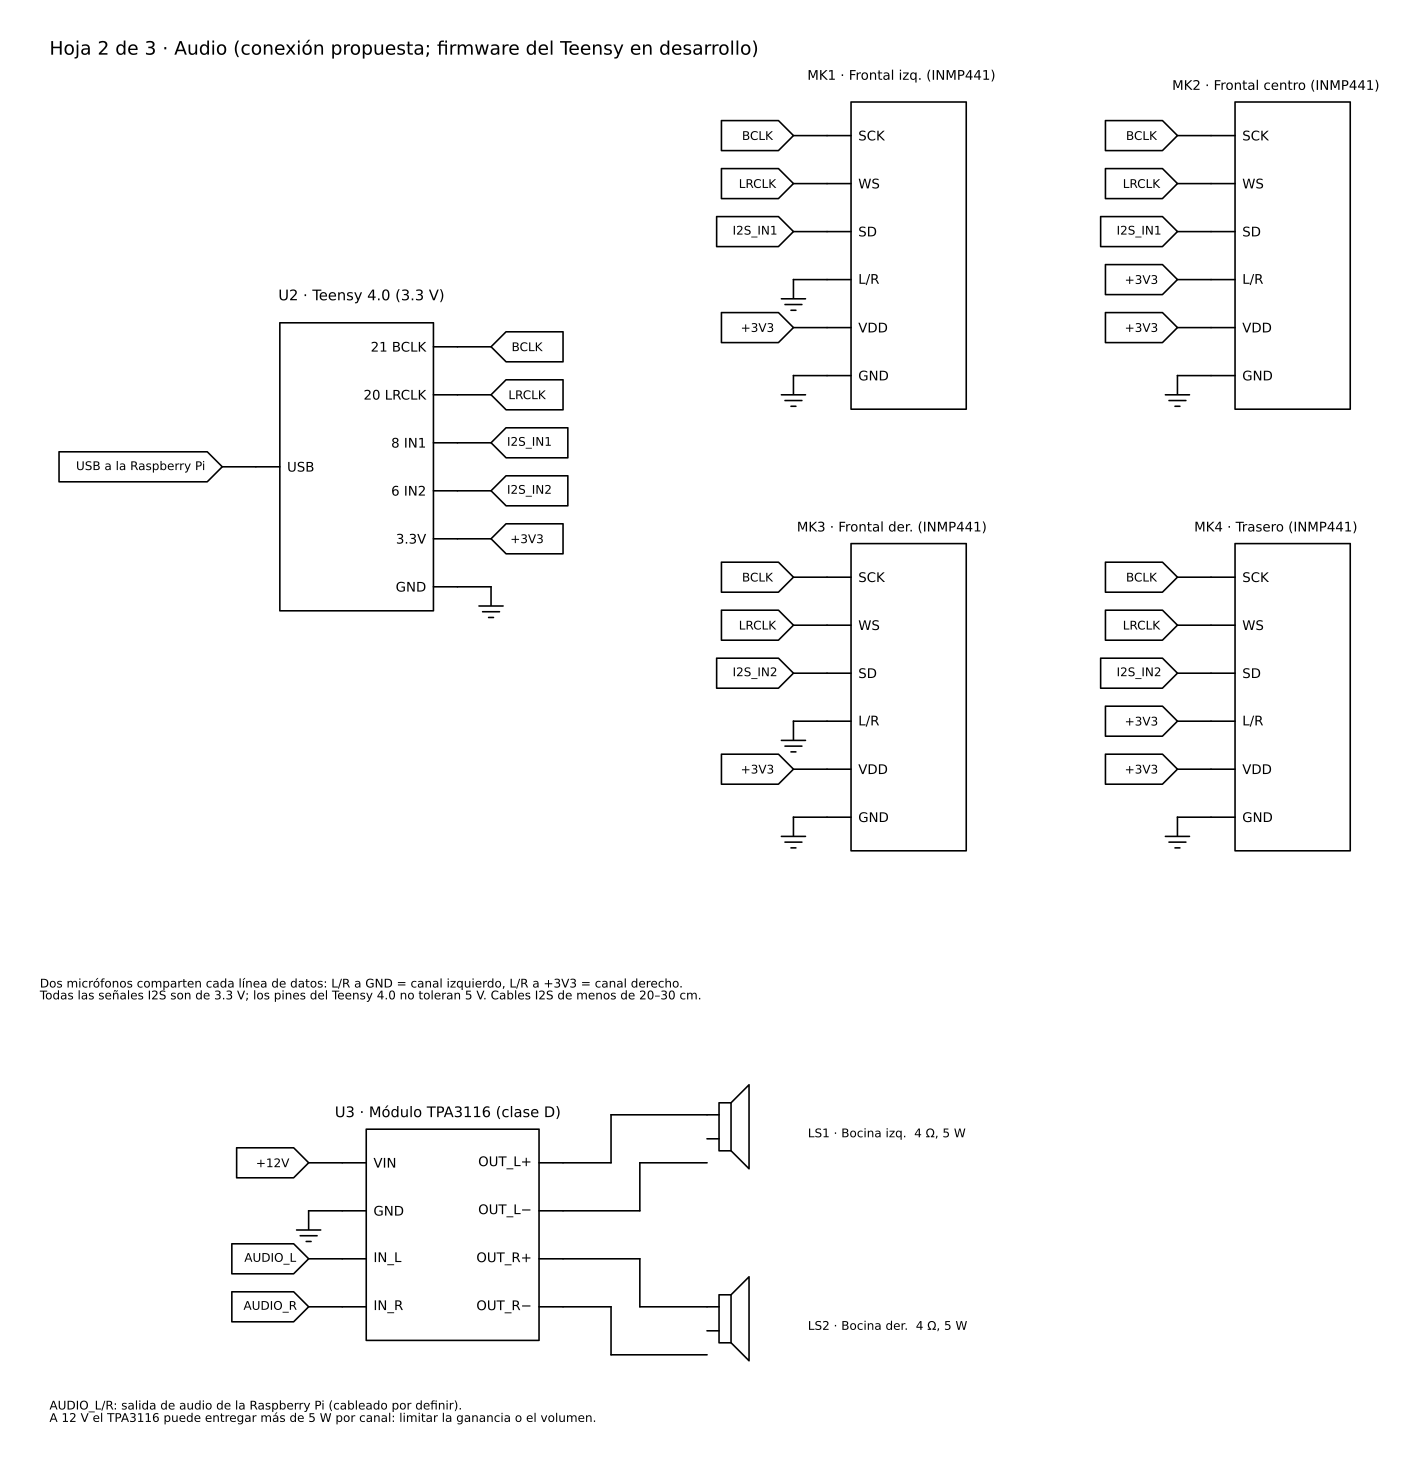

Write Python code to recreate this figure.
from comun import *

def tag_izq(p, texto, largo=0.7, ancho=None):
    elm.Line().at(p).left(largo)
    t = elm.Tag(width=ancho) if ancho else elm.Tag()
    t.left().label(texto, fontsize=9)

def tag_der(p, texto, largo=0.7, ancho=None):
    elm.Line().at(p).right(largo)
    t = elm.Tag(width=ancho) if ancho else elm.Tag()
    t.right().label(texto, fontsize=9)

def tierra_izq(p, largo=0.7):
    elm.Line().at(p).left(largo)
    tierra()

with schemdraw.Drawing(file='hoja2.svg', show=False) as d:
    d.config(unit=2.2, margin=0.8)
    elm.Label().at((-6.5, 8.6)).label('Hoja 2 de 3 · Audio (conexión propuesta; firmware del Teensy en desarrollo)', fontsize=14, halign='left')

    # Teensy 4.0
    ten = ic(left=[('USB', 'USB')],
             right=[('21 BCLK', 'BCLK'), ('20 LRCLK', 'LRCLK'), ('8 IN1', 'IN1'), ('6 IN2', 'IN2'), ('3.3V', 'V33'), ('GND', 'GND')],
             size=(3.2, 6.0)).at((0, 0)).anchor('center')
    d.add(ten)
    titulo(d, ten, 'U2 · Teensy 4.0 (3.3 V)')
    tag_izq(ten.USB, 'USB a la Raspberry Pi', ancho=3.4)
    tag_der(ten.BCLK, 'BCLK')
    tag_der(ten.LRCLK, 'LRCLK')
    tag_der(ten.IN1, 'I2S_IN1', ancho=1.6)
    tag_der(ten.IN2, 'I2S_IN2', ancho=1.6)
    tag_der(ten.V33, '+3V3')
    elm.Line().at(ten.GND).right(0.7)
    tierra()

    # Micrófonos INMP441
    mics = [('MK1 · Frontal izq.', 'I2S_IN1', 'GND'), ('MK2 · Frontal centro', 'I2S_IN1', '+3V3'),
            ('MK3 · Frontal der.', 'I2S_IN2', 'GND'), ('MK4 · Trasero', 'I2S_IN2', '+3V3')]
    pos = [(11.5, 4.4), (19.5, 4.4), (11.5, -4.8), (19.5, -4.8)]
    for (nombre, datos, lr), (x, y) in zip(mics, pos):
        m = ic(left=[('SCK', 'SCK'), ('WS', 'WS'), ('SD', 'SD'), ('L/R', 'LR'), ('VDD', 'VDD'), ('GND', 'GND')],
               size=(2.4, 6.4)).at((x, y)).anchor('center')
        d.add(m)
        titulo(d, m, nombre + ' (INMP441)', size=10)
        tag_izq(m.SCK, 'BCLK')
        tag_izq(m.WS, 'LRCLK')
        tag_izq(m.SD, datos, ancho=1.6)
        if lr == 'GND':
            elm.Line().at(m.LR).left(0.7)
            tierra()
        else:
            tag_izq(m.LR, '+3V3')
        tag_izq(m.VDD, '+3V3')
        elm.Line().at(m.GND).left(0.7)
        tierra()

    elm.Label().at((-6.5, -10.8)).label(
        'Dos micrófonos comparten cada línea de datos: L/R a GND = canal izquierdo, L/R a +3V3 = canal derecho.\n'
        'Todas las señales I2S son de 3.3 V; los pines del Teensy 4.0 no toleran 5 V. Cables I2S de menos de 20–30 cm.',
        halign='left', fontsize=9)

    # Amplificador TPA3116 y bocinas
    yA = -16.0
    amp = ic(left=[('VIN', 'VIN'), ('GND', 'GND'), ('IN_L', 'INL'), ('IN_R', 'INR')],
             right=[('OUT_L+', 'OLP'), ('OUT_L−', 'OLN'), ('OUT_R+', 'ORP'), ('OUT_R−', 'ORN')],
             size=(3.6, 4.4)).at((2.0, yA)).anchor('center')
    d.add(amp)
    titulo(d, amp, 'U3 · Módulo TPA3116 (clase D)')
    tag_izq(amp.VIN, '+12V')
    elm.Line().at(amp.GND).left(0.7)
    tierra()
    tag_izq(amp.INL, 'AUDIO_L', ancho=1.6)
    tag_izq(amp.INR, 'AUDIO_R', ancho=1.6)
    for (p, n, nombre, desp, xp, xn) in ((amp.OLP, amp.OLN, 'LS1 · Bocina izq.  4 Ω, 5 W', 1.0, 1.0, 1.6),
                                         (amp.ORP, amp.ORN, 'LS2 · Bocina der.  4 Ω, 5 W', -1.0, 1.6, 1.0)):
        ym = (p[1] + n[1]) / 2 + desp
        xs = p[0] + 3.0
        elm.Line().at(p).right(xp)
        elm.Line().toy(ym + 0.5)
        elm.Line().tox(xs)
        elm.Line().at(n).right(xn)
        elm.Line().toy(ym - 0.5)
        elm.Line().tox(xs)
        sp = elm.Speaker().at((xs, ym + 0.5)).theta(0).anchor('in1')
        d.add(sp)
        elm.Label().at((xs + 2.0, ym)).label(nombre, halign='left', fontsize=9)
    elm.Label().at((-6.5, yA - 3.8)).label(
        'AUDIO_L/R: salida de audio de la Raspberry Pi (cableado por definir).\n'
        'A 12 V el TPA3116 puede entregar más de 5 W por canal: limitar la ganancia o el volumen.',
        halign='left', fontsize=9)
